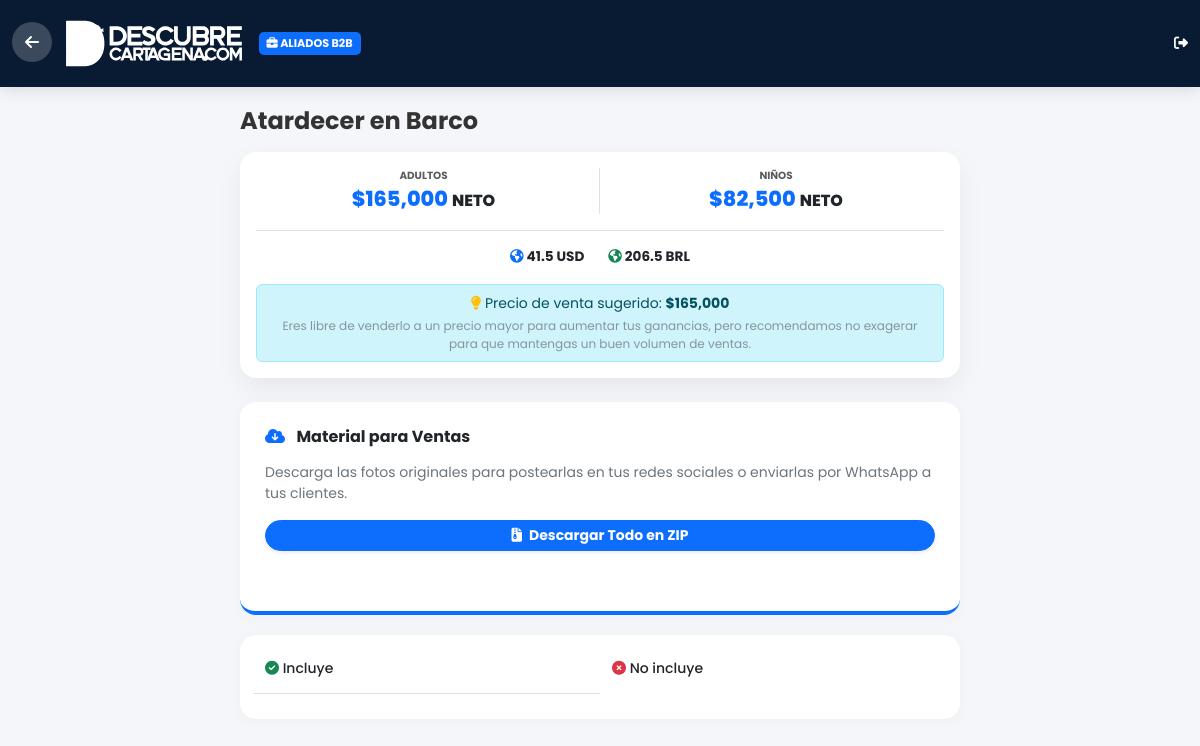
/aliados/atardecer-en-barco (signed in), run on the app's committed database.
### tables this page shows
CREATE TABLE tours (
    slug TEXT PRIMARY KEY,
    nombre TEXT NOT NULL,
    precio_cop REAL DEFAULT 0,
    precio_promo REAL DEFAULT 0,
    rango_adulto TEXT,
    precio_nino REAL DEFAULT 0,
    rango_nino TEXT,
    descripcion TEXT,
    incluye TEXT,
    no_incluye TEXT,
    info_adicional TEXT,
    imagen TEXT,
    galeria TEXT,
    oculto INTEGER DEFAULT 0
, precio_neto REAL DEFAULT 0, oculto_aliado INTEGER DEFAULT 0, precio_neto_nino REAL DEFAULT 0);

### aliados.php (the view, shortened to what this page needs)
<?php
$fileConfig = 'config.json';
$config = file_exists($fileConfig) ? json_decode(file_get_contents($fileConfig), true) : ['margen_usd' => 200, 'margen_brl' => 200];
$margen_usd = $config['margen_usd']; $margen_brl = $config['margen_brl'];
$cacheFile = 'tasa.json';
$rates = file_exists($cacheFile) ? json_decode(file_get_contents($cacheFile), true) : null;
$tasa_tuya_usd = $rates ? ((1 / $rates['rates']['USD']) - $margen_usd) : 4000;
$tasa_tuya_brl = $rates ? ((1 / $rates['rates']['BRL']) - $margen_brl) : 800;
function precio_inteligente($valor) { return (float)(ceil($valor * 2) / 2); }
try {
    $db = new PDO('sqlite:' . __DIR__ . '/database.sqlite');
    $db->setAttribute(PDO::ATTR_ERRMODE, PDO::ERRMODE_EXCEPTION);
    $stmt = $db->query("SELECT * FROM tours ORDER BY nombre COLLATE NOCASE ASC");
    $tours = [];
    foreach($stmt->fetchAll(PDO::FETCH_ASSOC) as $t) {
        if(!empty($t['galeria'])) $t['galeria'] = json_decode($t['galeria'], true);
        else $t['galeria'] = [];
        $comisionAgencia = isset($config['comision_agencia']) ? floatval($config['comision_agencia']) : 50;
        $porcentajeAgencia = $comisionAgencia / 100;
        $pPub = $t['precio_cop'];
        $pNeto = $t['precio_neto'] ?: $pPub;
        $gananciaTotal = $pPub - $pNeto;
        $t['precio_aliado'] = round($pNeto + ($gananciaTotal * $porcentajeAgencia));
        $pnPub = $t['precio_nino'];
        if ($pnPub > 0) {
            $pnNeto = !empty($t['precio_neto_nino']) ? $t['precio_neto_nino'] : $pnPub;
            $gananciaTotalNino = $pnPub - $pnNeto;
            $t['precio_nino_aliado'] = round($pnNeto + ($gananciaTotalNino * $porcentajeAgencia));
        } else {
            $t['precio_nino_aliado'] = 0;
        }
        $tours[$t['slug']] = $t;
    }
} catch(PDOException $e) { $tours = []; }
$slug_solicitado = $_GET['slug'] ?? '';
$slug_solicitado = trim(str_replace('aliados/', '', $slug_solicitado), '/');
$singleTour = null;
if (!empty($slug_solicitado) && isset($tours[$slug_solicitado])) {
    $singleTour = $tours[$slug_solicitado];
}
if ($singleTour) {
    $precioBase = $singleTour['precio_aliado'];
}
?>
<!DOCTYPE html>
<html lang="es">
<head>
    <link href="https://cdn.jsdelivr.net/npm/bootstrap@5.3.0/dist/css/bootstrap.min.css" rel="stylesheet">
    <link rel="stylesheet" href="https://cdnjs.cloudflare.com/ajax/libs/font-awesome/6.4.0/css/all.min.css">
</head>
<body>
<div class="site-header">
    <div class="container main-container d-flex justify-content-between align-items-center">
        <div>
            <?php if ($singleTour): ?>
                <a href="/catalogo-web/aliados" class="btn-back d-inline-flex me-2"><i class="fa-solid fa-arrow-left"></i></a>
            <?php endif; ?>
            <a href="/catalogo-web/aliados">
                <img src="/catalogo-web/logo.svg" alt="Descubre Cartagena" class="main-logo">
            </a>
            <span class="badge-b2b d-none d-md-inline-block"><i class="fa-solid fa-briefcase"></i> ALIADOS B2B</span>
        </div>
        <div class="d-flex align-items-center gap-3">
            <a href="?logout=true" class="text-white small text-decoration-none" title="Cerrar sesión"><i class="fa-solid fa-right-from-bracket"></i></a>
        </div>
    </div>
</div>
<div class="container main-container">
<?php if ($singleTour): ?>
    <div class="calc-container">
        <h4 class="fw-bold mb-3"><?= htmlspecialchars($singleTour['nombre']) ?></h4>
        <div class="card card-price p-3 mb-4 border-primary">
            <div class="row g-0 text-center border-bottom pb-3 mb-3">
                <div class="col-6 border-end pe-2 d-flex flex-column justify-content-center">
                    <span class="text-uppercase text-muted fw-bold" style="font-size:0.65rem;">ADULTOS</span>
                    <div class="my-1">
                        <span class="price-cop-highlight">$<?= number_format($precioBase) ?> <span class="text-dark fs-6">NETO</span></span>
                    </div>
                </div>
                <div class="col-6 ps-2 d-flex flex-column justify-content-center">
                    <span class="text-uppercase text-muted fw-bold" style="font-size:0.65rem;">NIÑOS</span>
                    <?php if($singleTour['precio_nino_aliado'] > 0): ?>
                        <div class="my-1">
                            <span class="price-cop-highlight">$<?= number_format($singleTour['precio_nino_aliado']) ?> <span class="text-dark fs-6">NETO</span></span>
                        </div>
                    <?php else: ?>
                        <div class="text-muted mt-2 small">- No aplica -</div>
                    <?php endif; ?>
                </div>
            </div>
            <div class="d-flex justify-content-center gap-4 fw-bold text-muted mb-3" style="font-size:0.85rem;">
                <div><i class="fa-solid fa-earth-americas text-primary"></i> <span class="text-dark"><?= precio_inteligente($precioBase / $tasa_tuya_usd) ?> USD</span></div>
                <div><i class="fa-solid fa-earth-americas text-success"></i> <span class="text-dark"><?= precio_inteligente($precioBase / $tasa_tuya_brl) ?> BRL</span></div>
            </div>
            <div class="alert alert-info mt-1 mb-0 small py-2 text-center">
                <i class="fa-solid fa-lightbulb text-warning"></i> Precio de venta sugerido: <strong>$<?= number_format($singleTour['precio_cop']) ?></strong>
                <div style="font-size: 0.75rem; margin-top:3px;" class="text-secondary opacity-75">Eres libre de venderlo a un precio mayor para aumentar tus ganancias, pero recomendamos no exagerar para que mantengas un buen volumen de ventas.</div>
            </div>
        </div>
        <div class="info-box border-bottom border-4 border-primary pb-4">
            <h6 class="fw-bold text-dark mb-3"><i class="fa-solid fa-cloud-arrow-down text-primary me-2"></i> Material para Ventas</h6>
            <p class="text-secondary small">Descarga las fotos originales para postearlas en tus redes sociales o enviarlas por WhatsApp a tus clientes.</p>
            <a href="?slug=<?= $singleTour['slug'] ?>&zip=<?= $singleTour['slug'] ?>" class="btn btn-primary btn-sm fw-bold w-100 mb-3 shadow-sm rounded-pill">
                <i class="fa-solid fa-file-zipper me-1"></i> Descargar Todo en ZIP
            </a>
        </div>
        <div class="info-box">
            <div class="row g-4">
                <div class="col-12 col-md-6 border-bottom border-md-0 pb-3 pb-md-0">
                    <h6 class="text-dark mb-3 small"><i class="fa-solid fa-circle-check text-success"></i> Incluye</h6>
                </div>
                <div class="col-12 col-md-6">
                    <h6 class="text-dark mb-3 small"><i class="fa-solid fa-circle-xmark text-danger"></i> No incluye</h6>
                </div>
            </div>
        </div>
    </div>
<?php endif; ?>
</div>
</body>
</html>

### aliados.php (style rules this page uses)
body { background-color: #f4f6f9; font-family: 'Poppins', sans-serif; color: #333; padding-bottom: 40px; }
.main-container { max-width: 1200px; margin: 0 auto; }
.site-header { background: #091b33; color: white; padding: 15px 0; margin-bottom: 20px; box-shadow: 0 4px 15px rgba(0, 0, 0, 0.1); position: sticky; top: 0; z-index: 1000; }
.site-header a { color: white; text-decoration: none; }
.main-logo { width: 140px; max-width: 65%; height: auto; filter: brightness(0) invert(1); }
.badge-b2b { background: #0d6efd; color: white; border-radius: 5px; padding: 3px 8px; font-size: 0.7rem; font-weight: bold; margin-left:10px; vertical-align: middle; }
@media (min-width: 992px) { .site-header { padding: 20px 0; } }
@media (min-width: 992px) { .main-logo { width: 180px; } }
.calc-container { max-width: 720px; margin: 0 auto; padding-bottom: 80px; }
.card-price { border: 0; border-radius: 16px; box-shadow: 0 10px 30px -4px rgba(0,0,0,0.08); text-decoration: none; color: inherit; display: block; background: white; transition: all 0.3s ease; height: 100%; position: relative; }
.price-cop-highlight { color: #1a1a1a; font-weight: 800; font-size: 1.3rem; display: block; line-height: 1.1; color: #0d6efd; }
.info-box { background: white; padding: 25px; border-radius: 16px; margin-bottom: 20px; box-shadow: 0 2px 15px rgba(0,0,0,0.03); }
.btn-back { background-color: rgba(255,255,255,0.2); color: white; width: 40px; height: 40px; border-radius: 50%; display: flex; align-items: center; justify-content: center; text-decoration: none; font-weight: bold; }

### data on the page
tours: nombre "Atardecer en Barco", precio_cop "165,000", precio_nino "82,500", precio_inteligente($precioBase/$tasa_tuya_usd) "41.5", precio_inteligente($precioBase/$tasa_tuya_brl) "206.5"
